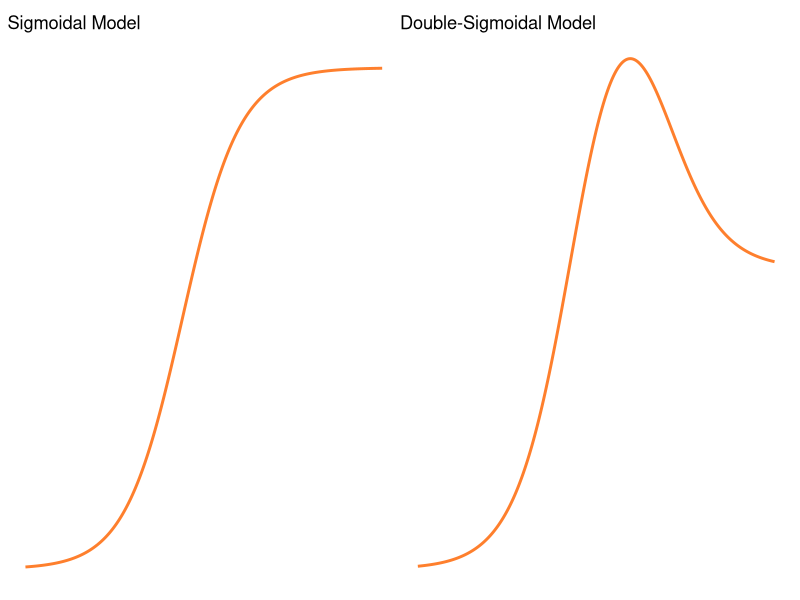

Recreate this plot in R.
## ---- chunk 1
#| echo: FALSE
#| warning: false
library(ggplot2)
library(patchwork)

# Sigmoidal function
sigmoid <- function(x, h0 = 0, h1 = 500, a = 0.05, t1 = 160) {
  h0 + (h1 - h0) / (1 + exp(-a * (x - t1)))
}

# Double-sigmoidal function (additive, to get visible rise and fall)
double_sigmoid <- function(x, h0 = 0, h1 = 700, h2 = 300, a1 = 0.05, t1 = 160, a2 = 0.05, t2 = 220) {
  h0 + (h1 - h0)/(1 + exp(-a1*(x - t1))) - (h1 - h2)/(1 + exp(-a2*(x - t2)))
}

# Generate x values
x_vals <- seq(50, 300, by = 1)

# Generate y values
y_sig <- sigmoid(x_vals)
y_double <- double_sigmoid(x_vals)

# Data frames
df_sig <- data.frame(x = x_vals, y = y_sig)
df_double <- data.frame(x = x_vals, y = y_double)

# Shared y-range
y_range <- range(c(y_sig, y_double))

transparent_theme <- theme_minimal() +
theme(
panel.background = element_rect(fill = "transparent", colour = NA),
plot.background = element_rect(fill = "transparent", colour = NA),
panel.grid = element_blank(), 
axis.text = element_text(color = "black"),
axis.title = element_text(color = "black"),
plot.title = element_text(color = "black")
)

# Plots
p1 <- ggplot(df_sig, aes(x, y)) +
  geom_line(color = "#FE7F2D", size = 1) +
  labs(title = "Sigmoidal Model", x = "x", y = "f(x)") +
  theme_void() +
  coord_cartesian(xlim = range(x_vals), ylim = y_range)

p2 <- ggplot(df_double, aes(x, y)) +
  geom_line(color = "#FE7F2D", size = 1) +
  labs(title = "Double-Sigmoidal Model", x = "x", y = "f(x)") +
  theme_void() +
  coord_cartesian(xlim = range(x_vals), ylim = y_range)

(p1|p2)
